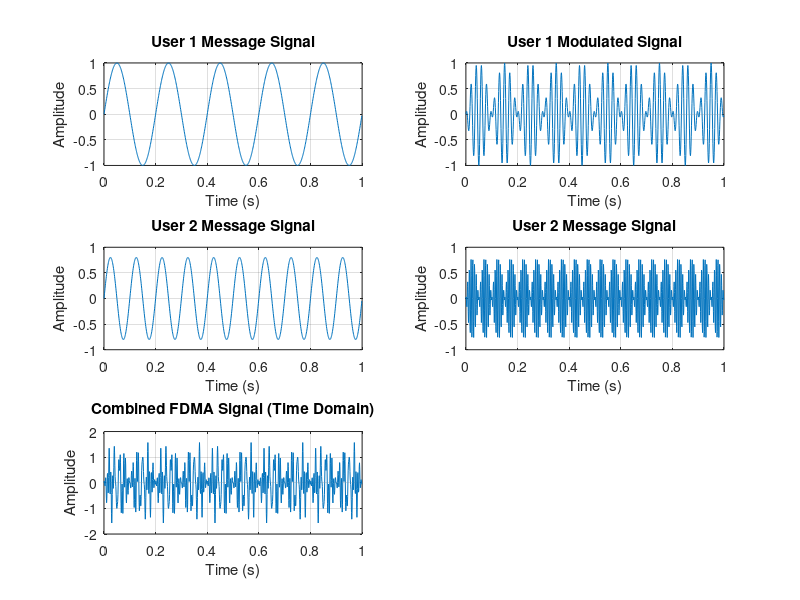
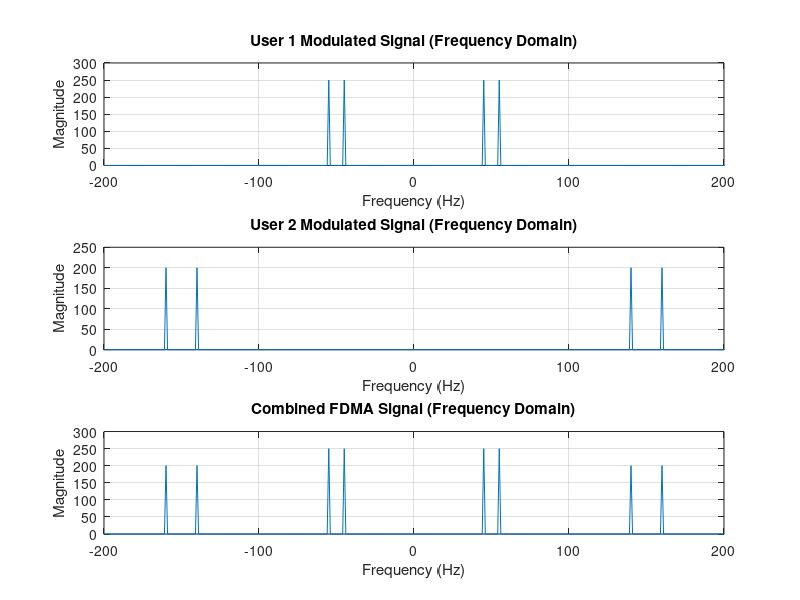
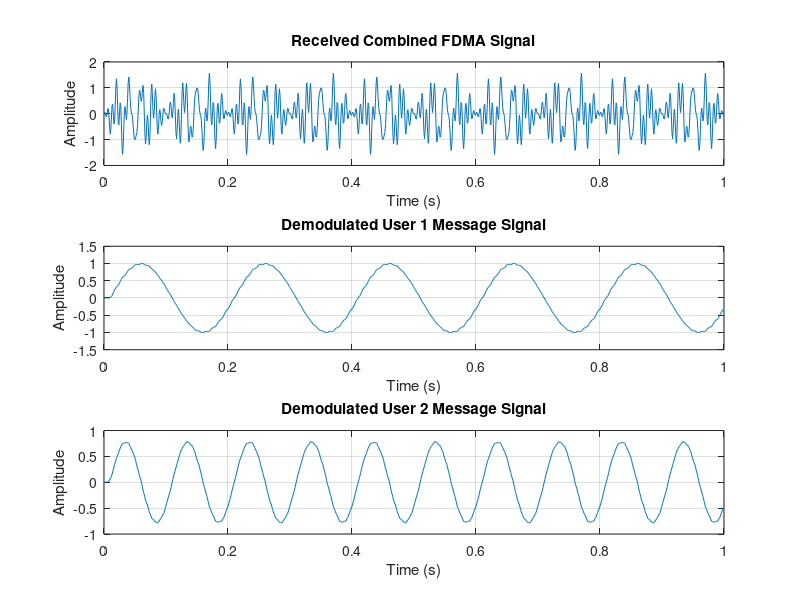

Recreate these plots in MATLAB, in order.
% FDMA Implementation in MATLAB

clear; close all; clc;

% System Parameters
Fs = 1000; % Sampling frequency (Hz)
T = 1;     % Simulation time (s)
t = 0:1/Fs:T-1/Fs; % Time vector

% User 1 Parameters
f1 = 50; % Carrier frequency for User 1 (Hz)
msg1_freq = 5; % Message frequency for User 1 (Hz)
amplitude1 = 1; % Amplitude for User 1

% User 2 Parameters
f2 = 150; % Carrier frequency for User 2 (Hz)
msg2_freq = 10; % Message frequency for User 2 (Hz)
amplitude2 = 0.8; % Amplitude for User 2

% Generate Message Signals
msg1 = amplitude1 * sin(2 * pi * msg1_freq * t);
msg2 = amplitude2 * sin(2 * pi * msg2_freq * t);

% Modulate Message Signals onto respective Carrier Frequencies
% For simplicity, we use amplitude modulation (AM) here.
% In real systems, more complex modulations like QPSK or QAM are used.
modulated_signal1 = msg1 .* cos(2 * pi * f1 * t);
modulated_signal2 = msg2 .* cos(2 * pi * f2 * t);

% Combine the modulated signals for FDMA transmission
% This represents the multiplexing of signals in the frequency domain.
combined_signal = modulated_signal1 + modulated_signal2;

% Plotting the signals in Time Domain
figure;
subplot(3,2,1);
plot(t, msg1);
title('User 1 Message Signal');
xlabel('Time (s)');
ylabel('Amplitude');
grid on;

subplot(3,2,2);
plot(t, modulated_signal1);
title('User 1 Modulated Signal');
xlabel('Time (s)');
ylabel('Amplitude');
grid on;


subplot(3,2,3);
plot(t, msg2);
title('User 2 Message Signal');
xlabel('Time (s)');
ylabel('Amplitude');
grid on

subplot(3,2,4);
plot(t, modulated_signal2);
title('User 2 Message Signal');
xlabel('Time (s)');
ylabel('Amplitude');
grid on


subplot(3,2,5);
plot(t, combined_signal);
title('Combined FDMA Signal (Time Domain)');
xlabel('Time (s)');
ylabel('Amplitude');
grid on;

% Plotting the signals in Frequency Domain (using FFT)
N = length(combined_signal); % Number of samples
f_axis = (-N/2:N/2-1) * (Fs/N); % Frequency axis for plotting

% FFT of individual modulated signals
fft_modulated_signal1 = fftshift(abs(fft(modulated_signal1)));
fft_modulated_signal2 = fftshift(abs(fft(modulated_signal2)));
fft_combined_signal = fftshift(abs(fft(combined_signal)));

figure;
subplot(3,1,1);
plot(f_axis, fft_modulated_signal1);
title('User 1 Modulated Signal (Frequency Domain)');
xlabel('Frequency (Hz)');
ylabel('Magnitude');
xlim([-200 200]); % Adjust frequency limits for better visualization
grid on;

subplot(3,1,2);
plot(f_axis, fft_modulated_signal2);
title('User 2 Modulated Signal (Frequency Domain)');
xlabel('Frequency (Hz)');
ylabel('Magnitude');
xlim([-200 200]);
grid on;

subplot(3,1,3);
plot(f_axis, fft_combined_signal);
title('Combined FDMA Signal (Frequency Domain)');
xlabel('Frequency (Hz)');
ylabel('Magnitude');
xlim([-200 200]);
grid on;

filtered_signal1 = combined_signal .* cos(2 * pi * f1 * t) * 2;
filtered_signal2 = combined_signal .* cos(2 * pi * f2 * t) * 2;


Fc_lp = 5; % Cutoff frequency for low-pass filter (Hz)
Fc_2p = 10;
order = 20; % Filter order
lp_filter1 = fir1(order, Fc_lp / (Fs/2)); % Normalized cutoff frequency
lp_filter2 = fir1(order, Fc_2p / (Fs/2));
demodulated_msg1 = filter(lp_filter1, 1, filtered_signal1);
demodulated_msg2 = filter(lp_filter2, 1, filtered_signal2);

figure;
subplot(3,1,1);
plot(t, combined_signal);
title('Received Combined FDMA Signal');
xlabel('Time (s)');
ylabel('Amplitude');
grid on;

subplot(3,1,2);
plot(t, demodulated_msg1);
title('Demodulated User 1 Message Signal');
xlabel('Time (s)');
ylabel('Amplitude');
grid on;

subplot(3,1,3);
plot(t, demodulated_msg2);
title('Demodulated User 2 Message Signal');
xlabel('Time (s)');
ylabel('Amplitude');
grid on;
